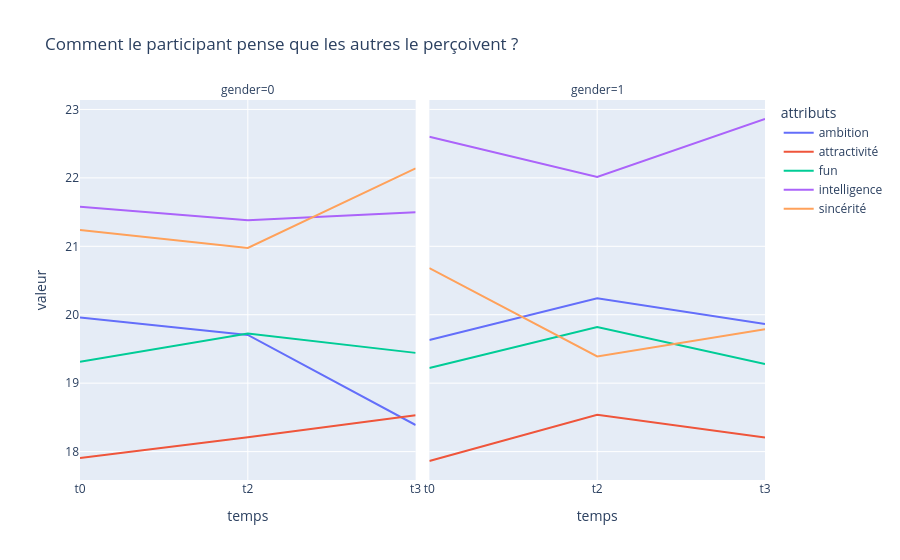

Notebook code cell kept with this figure:
### Code cell
# Q5 : Comment le participant pense que les autres le perçoivent ?

map_col_q5 = {
    "attr5_1": ("t0", "attractivité"), "attr5_2": ("t2", "attractivité"), "attr5_3": ("t3", "attractivité"),
    "sinc5_1": ("t0", "sincérité"), "sinc5_2": ("t2", "sincérité"), "sinc5_3": ("t3", "sincérité"),
    "intel5_1": ("t0", "intelligence"), "intel5_2": ("t2", "intelligence"), "intel5_3": ("t3", "intelligence"),
    "fun5_1": ("t0", "fun"), "fun5_2": ("t2", "fun"), "fun5_3": ("t3", "fun"),
    "amb5_1": ("t0", "ambition"), "amb5_2": ("t2", "ambition"), "amb5_3": ("t3", "ambition")
}

col_q5 = ["gender"] + list(map_col_q5.keys())

df_q5 = df1[col_q5].copy()
# df_q1
df_q5_long = df_q5.melt(id_vars=["gender"], var_name="colonne", value_name="valeur")
df_q5_long["temps"] = df_q5_long["colonne"].map(lambda x: map_col_q5[x][0])
df_q5_long["attributs"] = df_q5_long["colonne"].map(lambda x: map_col_q5[x][1])

df_moy_q5 = df_q5_long.groupby(['gender', 'temps', 'attributs'])['valeur'].mean().reset_index()
# df_moyennes
fig5 = px.line(df_moy_q5, x="temps", y="valeur", color="attributs", facet_col="gender", title="Comment le participant pense que les autres le perçoivent ?")
fig5.show()

### Figure 1 — Plotly figure (JSON) as saved in the notebook; plotly's stock layout.template omitted (floating-point values rounded to 4 significant figures)
{"data": [{"hovertemplate": "attributs=ambition<br>gender=0<br>temps=%{x}<br>valeur=%{y}<extra></extra>", "legendgroup": "ambition", "line": {"color": "#636efa", "dash": "solid"}, "marker": {"symbol": "circle"}, "mode": "lines", "name": "ambition", "orientation": "v", "showlegend": true, "type": "scatter", "x": ["t0", "t2", "t3"], "xaxis": "x", "y": [19.96, 19.71, 18.39], "yaxis": "y"}, {"hovertemplate": "attributs=ambition<br>gender=1<br>temps=%{x}<br>valeur=%{y}<extra></extra>", "legendgroup": "ambition", "line": {"color": "#636efa", "dash": "solid"}, "marker": {"symbol": "circle"}, "mode": "lines", "name": "ambition", "orientation": "v", "showlegend": false, "type": "scatter", "x": ["t0", "t2", "t3"], "xaxis": "x2", "y": [19.63, 20.24, 19.86], "yaxis": "y2"}, {"hovertemplate": "attributs=attractivité<br>gender=0<br>temps=%{x}<br>valeur=%{y}<extra></extra>", "legendgroup": "attractivité", "line": {"color": "#EF553B", "dash": "solid"}, "marker": {"symbol": "circle"}, "mode": "lines", "name": "attractivité", "orientation": "v", "showlegend": true, "type": "scatter", "x": ["t0", "t2", "t3"], "xaxis": "x", "y": [17.91, 18.21, 18.53], "yaxis": "y"}, {"hovertemplate": "attributs=attractivité<br>gender=1<br>temps=%{x}<br>valeur=%{y}<extra></extra>", "legendgroup": "attractivité", "line": {"color": "#EF553B", "dash": "solid"}, "marker": {"symbol": "circle"}, "mode": "lines", "name": "attractivité", "orientation": "v", "showlegend": false, "type": "scatter", "x": ["t0", "t2", "t3"], "xaxis": "x2", "y": [17.86, 18.54, 18.21], "yaxis": "y2"}, {"hovertemplate": "attributs=fun<br>gender=0<br>temps=%{x}<br>valeur=%{y}<extra></extra>", "legendgroup": "fun", "line": {"color": "#00cc96", "dash": "solid"}, "marker": {"symbol": "circle"}, "mode": "lines", "name": "fun", "orientation": "v", "showlegend": true, "type": "scatter", "x": ["t0", "t2", "t3"], "xaxis": "x", "y": [19.31, 19.72, 19.44], "yaxis": "y"}, {"hovertemplate": "attributs=fun<br>gender=1<br>temps=%{x}<br>valeur=%{y}<extra></extra>", "legendgroup": "fun", "line": {"color": "#00cc96", "dash": "solid"}, "marker": {"symbol": "circle"}, "mode": "lines", "name": "fun", "orientation": "v", "showlegend": false, "type": "scatter", "x": ["t0", "t2", "t3"], "xaxis": "x2", "y": [19.22, 19.82, 19.28], "yaxis": "y2"}, {"hovertemplate": "attributs=intelligence<br>gender=0<br>temps=%{x}<br>valeur=%{y}<extra></extra>", "legendgroup": "intelligence", "line": {"color": "#ab63fa", "dash": "solid"}, "marker": {"symbol": "circle"}, "mode": "lines", "name": "intelligence", "orientation": "v", "showlegend": true, "type": "scatter", "x": ["t0", "t2", "t3"], "xaxis": "x", "y": [21.58, 21.38, 21.5], "yaxis": "y"}, {"hovertemplate": "attributs=intelligence<br>gender=1<br>temps=%{x}<br>valeur=%{y}<extra></extra>", "legendgroup": "intelligence", "line": {"color": "#ab63fa", "dash": "solid"}, "marker": {"symbol": "circle"}, "mode": "lines", "name": "intelligence", "orientation": "v", "showlegend": false, "type": "scatter", "x": ["t0", "t2", "t3"], "xaxis": "x2", "y": [22.6, 22.01, 22.86], "yaxis": "y2"}, {"hovertemplate": "attributs=sincérité<br>gender=0<br>temps=%{x}<br>valeur=%{y}<extra></extra>", "legendgroup": "sincérité", "line": {"color": "#FFA15A", "dash": "solid"}, "marker": {"symbol": "circle"}, "mode": "lines", "name": "sincérité", "orientation": "v", "showlegend": true, "type": "scatter", "x": ["t0", "t2", "t3"], "xaxis": "x", "y": [21.24, 20.98, 22.14], "yaxis": "y"}, {"hovertemplate": "attributs=sincérité<br>gender=1<br>temps=%{x}<br>valeur=%{y}<extra></extra>", "legendgroup": "sincérité", "line": {"color": "#FFA15A", "dash": "solid"}, "marker": {"symbol": "circle"}, "mode": "lines", "name": "sincérité", "orientation": "v", "showlegend": false, "type": "scatter", "x": ["t0", "t2", "t3"], "xaxis": "x2", "y": [20.68, 19.39, 19.79], "yaxis": "y2"}], "layout": {"annotations": [{"font": {}, "showarrow": false, "text": "gender=0", "x": 0.245, "xanchor": "center", "xref": "paper", "y": 1, "yanchor": "bottom", "yref": "paper"}, {"font": {}, "showarrow": false, "text": "gender=1", "x": 0.755, "xanchor": "center", "xref": "paper", "y": 1, "yanchor": "bottom", "yref": "paper"}], "legend": {"title": {"text": "attributs"}, "tracegroupgap": 0}, "title": {"text": "Comment le participant pense que les autres le perçoivent ?"}, "xaxis": {"anchor": "y", "domain": [0, 0.49], "title": {"text": "temps"}}, "xaxis2": {"anchor": "y2", "domain": [0.51, 1], "matches": "x", "title": {"text": "temps"}}, "yaxis": {"anchor": "x", "domain": [0, 1], "title": {"text": "valeur"}}, "yaxis2": {"anchor": "x2", "domain": [0, 1], "matches": "y", "showticklabels": false}}}
